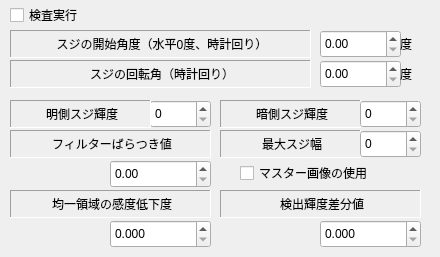
   <widget class="QWidget" name="tab_6">
    <attribute name="title">
     <string>スジ</string>
    </attribute>
    <widget class="QLabel" name="label_29">
     <property name="geometry">
      <rect>
       <x>10</x>
       <y>30</y>
       <width>301</width>
       <height>28</height>
      </rect>
     </property>
     <property name="frameShape">
      <enum>QFrame::Panel</enum>
     </property>
     <property name="frameShadow">
      <enum>QFrame::Sunken</enum>
     </property>
     <property name="text">
      <string>スジの開始角度（水平0度、時計回り）</string>
     </property>
     <property name="alignment">
      <set>Qt::AlignCenter|Qt::AlignHCenter|Qt::AlignLeading|Qt::AlignLeft|Qt::AlignVCenter</set>
     </property>
    </widget>
    <widget class="QSpinBox" name="EditScratchDetectLevelH">
     <property name="geometry">
      <rect>
       <x>150</x>
       <y>100</y>
       <width>61</width>
       <height>28</height>
      </rect>
     </property>
     <property name="maximum">
      <number>99999999</number>
     </property>
    </widget>
    <widget class="QLabel" name="label_30">
     <property name="geometry">
      <rect>
       <x>10</x>
       <y>100</y>
       <width>141</width>
       <height>28</height>
      </rect>
     </property>
     <property name="frameShape">
      <enum>QFrame::Panel</enum>
     </property>
     <property name="frameShadow">
      <enum>QFrame::Sunken</enum>
     </property>
     <property name="text">
      <string>明側スジ輝度</string>
     </property>
     <property name="alignment">
      <set>Qt::AlignCenter|Qt::AlignHCenter|Qt::AlignLeading|Qt::AlignLeft|Qt::AlignVCenter</set>
     </property>
    </widget>
    <widget class="QLabel" name="label_32">
     <property name="geometry">
      <rect>
       <x>220</x>
       <y>100</y>
       <width>141</width>
       <height>28</height>
      </rect>
     </property>
     <property name="frameShape">
      <enum>QFrame::Panel</enum>
     </property>
     <property name="frameShadow">
      <enum>QFrame::Sunken</enum>
     </property>
     <property name="text">
      <string>暗側スジ輝度</string>
     </property>
     <property name="alignment">
      <set>Qt::AlignCenter|Qt::AlignHCenter|Qt::AlignLeading|Qt::AlignLeft|Qt::AlignVCenter</set>
     </property>
    </widget>
    <widget class="QSpinBox" name="EditScratchDetectLevelL">
     <property name="geometry">
      <rect>
       <x>360</x>
       <y>100</y>
       <width>61</width>
       <height>28</height>
      </rect>
     </property>
     <property name="maximum">
      <number>99999999</number>
     </property>
    </widget>
    <widget class="QLabel" name="label_33">
     <property name="geometry">
      <rect>
       <x>220</x>
       <y>130</y>
       <width>141</width>
       <height>28</height>
      </rect>
     </property>
     <property name="frameShape">
      <enum>QFrame::Panel</enum>
     </property>
     <property name="frameShadow">
      <enum>QFrame::Sunken</enum>
     </property>
     <property name="text">
      <string>最大スジ幅</string>
     </property>
     <property name="alignment">
      <set>Qt::AlignCenter|Qt::AlignHCenter|Qt::AlignLeading|Qt::AlignLeft|Qt::AlignVCenter</set>
     </property>
    </widget>
    <widget class="QSpinBox" name="EditScratchMaxWidth">
     <property name="geometry">
      <rect>
       <x>360</x>
       <y>130</y>
       <width>61</width>
       <height>28</height>
      </rect>
     </property>
     <property name="maximum">
      <number>99999999</number>
     </property>
    </widget>
    <widget class="QCheckBox" name="checkBoxScratchEnable">
     <property name="geometry">
      <rect>
       <x>10</x>
       <y>4</y>
       <width>108</width>
       <height>22</height>
      </rect>
     </property>
     <property name="text">
      <string>検査実行</string>
     </property>
    </widget>
    <widget class="QLabel" name="label_42">
     <property name="geometry">
      <rect>
       <x>10</x>
       <y>60</y>
       <width>301</width>
       <height>28</height>
      </rect>
     </property>
     <property name="frameShape">
      <enum>QFrame::Panel</enum>
     </property>
     <property name="frameShadow">
      <enum>QFrame::Sunken</enum>
     </property>
     <property name="text">
      <string>スジの回転角（時計回り）</string>
     </property>
     <property name="alignment">
      <set>Qt::AlignCenter|Qt::AlignHCenter|Qt::AlignLeading|Qt::AlignLeft|Qt::AlignVCenter</set>
     </property>
    </widget>
    <widget class="QDoubleSpinBox" name="doubleSpinBoxScratchStartDirection">
     <property name="geometry">
      <rect>
       <x>320</x>
       <y>30</y>
       <width>81</width>
       <height>28</height>
      </rect>
     </property>
     <property name="maximum">
      <double>99999999.000000000000000</double>
     </property>
    </widget>
    <widget class="QLabel" name="label_58">
     <property name="geometry">
      <rect>
       <x>400</x>
       <y>30</y>
       <width>16</width>
       <height>28</height>
      </rect>
     </property>
     <property name="text">
      <string>度</string>
     </property>
    </widget>
    <widget class="QDoubleSpinBox" name="doubleSpinBoxScratchRotationAngle">
     <property name="geometry">
      <rect>
       <x>320</x>
       <y>60</y>
       <width>81</width>
       <height>28</height>
      </rect>
     </property>
     <property name="maximum">
      <double>99999999.000000000000000</double>
     </property>
    </widget>
    <widget class="QLabel" name="label_63">
     <property name="geometry">
      <rect>
       <x>400</x>
       <y>60</y>
       <width>16</width>
       <height>28</height>
      </rect>
     </property>
     <property name="text">
      <string>度</string>
     </property>
    </widget>
    <widget class="QDoubleSpinBox" name="doubleSpinBoxScratchVariety">
     <property name="geometry">
      <rect>
       <x>110</x>
       <y>160</y>
       <width>101</width>
       <height>28</height>
      </rect>
     </property>
     <property name="maximum">
      <double>99999999.000000000000000</double>
     </property>
    </widget>
    <widget class="QLabel" name="label_64">
     <property name="geometry">
      <rect>
       <x>10</x>
       <y>130</y>
       <width>201</width>
       <height>28</height>
      </rect>
     </property>
     <property name="frameShape">
      <enum>QFrame::Panel</enum>
     </property>
     <property name="frameShadow">
      <enum>QFrame::Sunken</enum>
     </property>
     <property name="text">
      <string>フィルターばらつき値</string>
     </property>
     <property name="alignment">
      <set>Qt::AlignCenter|Qt::AlignHCenter|Qt::AlignLeading|Qt::AlignLeft|Qt::AlignVCenter</set>
     </property>
    </widget>
    <widget class="QCheckBox" name="checkBoxScratchUseMaster">
     <property name="geometry">
      <rect>
       <x>240</x>
       <y>162</y>
       <width>191</width>
       <height>22</height>
      </rect>
     </property>
     <property name="text">
      <string>マスター画像の使用</string>
     </property>
    </widget>
    <widget class="QLabel" name="label_65">
     <property name="geometry">
      <rect>
       <x>10</x>
       <y>190</y>
       <width>201</width>
       <height>28</height>
      </rect>
     </property>
     <property name="frameShape">
      <enum>QFrame::Panel</enum>
     </property>
     <property name="frameShadow">
      <enum>QFrame::Sunken</enum>
     </property>
     <property name="text">
      <string>均一領域の感度低下度</string>
     </property>
     <property name="alignment">
      <set>Qt::AlignCenter|Qt::AlignHCenter|Qt::AlignLeading|Qt::AlignLeft|Qt::AlignVCenter</set>
     </property>
    </widget>
    <widget class="QDoubleSpinBox" name="doubleSpinBoxScratchVOffset">
     <property name="geometry">
      <rect>
       <x>110</x>
       <y>220</y>
       <width>101</width>
       <height>28</height>
      </rect>
     </property>
     <property name="decimals">
      <number>3</number>
     </property>
     <property name="maximum">
      <double>99999999.000000000000000</double>
     </property>
    </widget>
    <widget class="QLabel" name="label_69">
     <property name="geometry">
      <rect>
       <x>220</x>
       <y>190</y>
       <width>201</width>
       <height>28</height>
      </rect>
     </property>
     <property name="frameShape">
      <enum>QFrame::Panel</enum>
     </property>
     <property name="frameShadow">
      <enum>QFrame::Sunken</enum>
     </property>
     <property name="text">
      <string>検出輝度差分値</string>
     </property>
     <property name="alignment">
      <set>Qt::AlignCenter|Qt::AlignHCenter|Qt::AlignLeading|Qt::AlignLeft|Qt::AlignVCenter</set>
     </property>
    </widget>
    <widget class="QDoubleSpinBox" name="doubleSpinBoxScratchDiff">
     <property name="geometry">
      <rect>
       <x>320</x>
       <y>220</y>
       <width>101</width>
       <height>28</height>
      </rect>
     </property>
     <property name="decimals">
      <number>3</number>
     </property>
     <property name="maximum">
      <double>99999999.000000000000000</double>
     </property>
    </widget>
   </widget>
